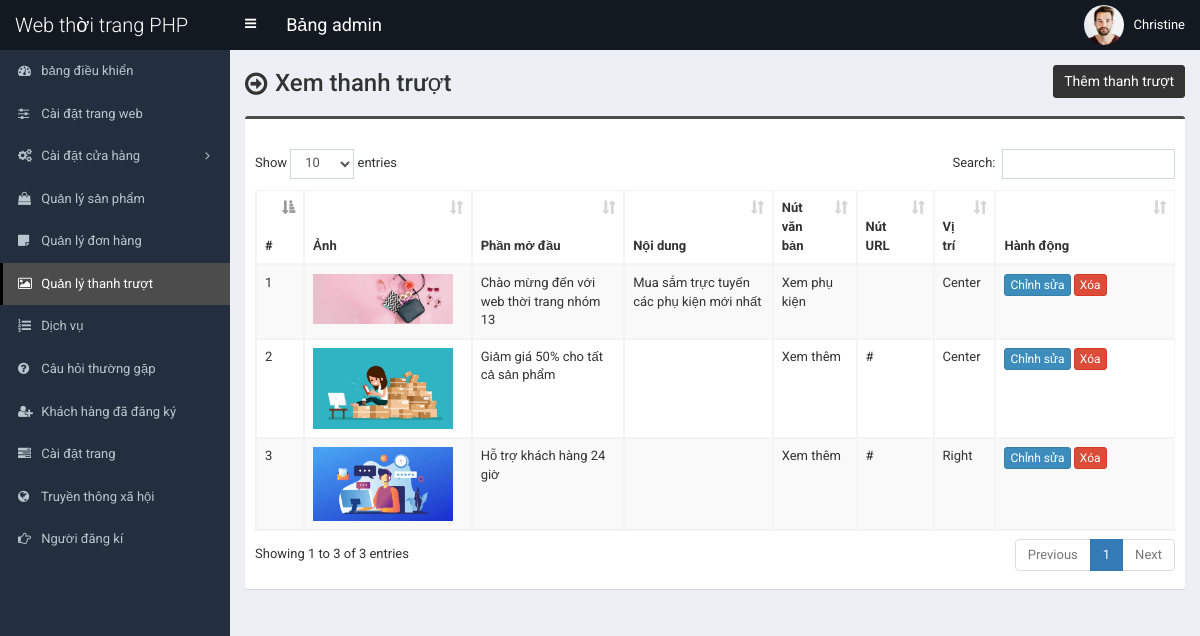
/admin/slider.php (signed in), run on the app's committed database.
### tables this page shows
CREATE TABLE `tbl_slider` (
  `id` int(11) NOT NULL,
  `photo` varchar(255) NOT NULL,
  `heading` varchar(255) NOT NULL,
  `content` mediumtext NOT NULL,
  `button_text` varchar(255) NOT NULL,
  `button_url` varchar(255) NOT NULL,
  `position` varchar(255) NOT NULL
);

### admin/slider.php (the view, shortened to what this page needs)
<?php require_once('header.php'); ?>
<section class="content-header">
	<div class="content-header-left">
		<h1>Xem thanh trượt</h1>
	</div>
	<div class="content-header-right">
		<a href="slider-add.php" class="btn btn-primary btn-sm">Thêm thanh trượt</a>
	</div>
</section>
<section class="content">
	<div class="row">
		<div class="col-md-12">
			<div class="box box-info">
				<div class="box-body table-responsive">
					<table id="example1" class="table table-bordered table-hover table-striped">
						<thead>
							<tr>
								<th>#</th>
								<th>Ảnh</th>
								<th>Phần mở đầu</th>
								<th>Nội dung</th>
								<th>Nút văn bản</th>
								<th>Nút URL</th>
								<th>Vị trí</th>
								<th width="140">Hành động</th>
							</tr>
						</thead>
						<tbody>
							<?php
							$i=0;
							$statement = $pdo->prepare("SELECT
														id,
														photo,
														heading,
														content,
														button_text,
														button_url,
														position
							                           	FROM tbl_slider
							                           	");
							$statement->execute();
							$result = $statement->fetchAll(PDO::FETCH_ASSOC);
							foreach ($result as $row) {
								$i++;
								?>
								<tr>
									<td><?php echo $i; ?></td>
									<td style="width:150px;"><img src="../assets/uploads/<?php echo $row['photo']; ?>" alt="<?php echo $row['heading']; ?>" style="width:140px;"></td>
									<td><?php echo $row['heading']; ?></td>
									<td><?php echo $row['content']; ?></td>
									<td><?php echo $row['button_text']; ?></td>
									<td><?php echo $row['button_url']; ?></td>
									<td><?php echo $row['position']; ?></td>
									<td>
										<a href="slider-edit.php?id=<?php echo $row['id']; ?>" class="btn btn-primary btn-xs">Chỉnh sửa</a>
										<a href="#" class="btn btn-danger btn-xs" data-href="slider-delete.php?id=<?php echo $row['id']; ?>" data-toggle="modal" data-target="#confirm-delete">Xóa</a>
									</td>
								</tr>
								<?php
							}
							?>
						</tbody>
					</table>
				</div>
			</div>
		</div>
	</div>
</section>
<?php require_once('footer.php'); ?>

### admin/style.css (style rules this page uses)
body { font-size: 13px; font-family: "Roboto", sans-serif; }
.content-header > h1, .content-header .content-header-left h1 { font-family: "Roboto", sans-serif; }
.box-info { padding-top: 20px; }
.content-header { overflow: hidden; }
.content-header .content-header-left { float: left; padding-top: 5px; }
.content-header .content-header-right { float: right; }
.content-header .content-header-left h1 { margin-top: 0; margin-bottom: 0; padding-left: 30px; padding-bottom: 5px; font-size: 24px; position: relative; }
.content-header .content-header-left h1:before { position: absolute; top: 0; left: 0; font-family: "FontAwesome", sans-serif; font-size: 26px; content: "\f18e"; }
.content-header .content-header-right a { position: relative; font-size: 14px; }
.box.box-info { border-top-color: #4c4c4c; }
.content-header .content-header-right a { background-color: #333333; border-color: #333333; }

### data on the page
tbl_slider: photo (picture), heading "Chào mừng đến với web thời trang nhóm 13", content "Mua sắm trực tuyến các phụ kiện mới nhất", button_text "Xem phụ kiện", position "Center"
tbl_slider: photo (picture), heading "Giảm giá 50% cho tất cả sản phẩm", button_text "Xem thêm", button_url "#", position "Center"
tbl_slider: photo (picture), heading "Hỗ trợ khách hàng 24 giờ", button_text "Xem thêm", button_url "#", position "Right"

### other printed values
$_SESSION['user']['full_name'] "Christine"
